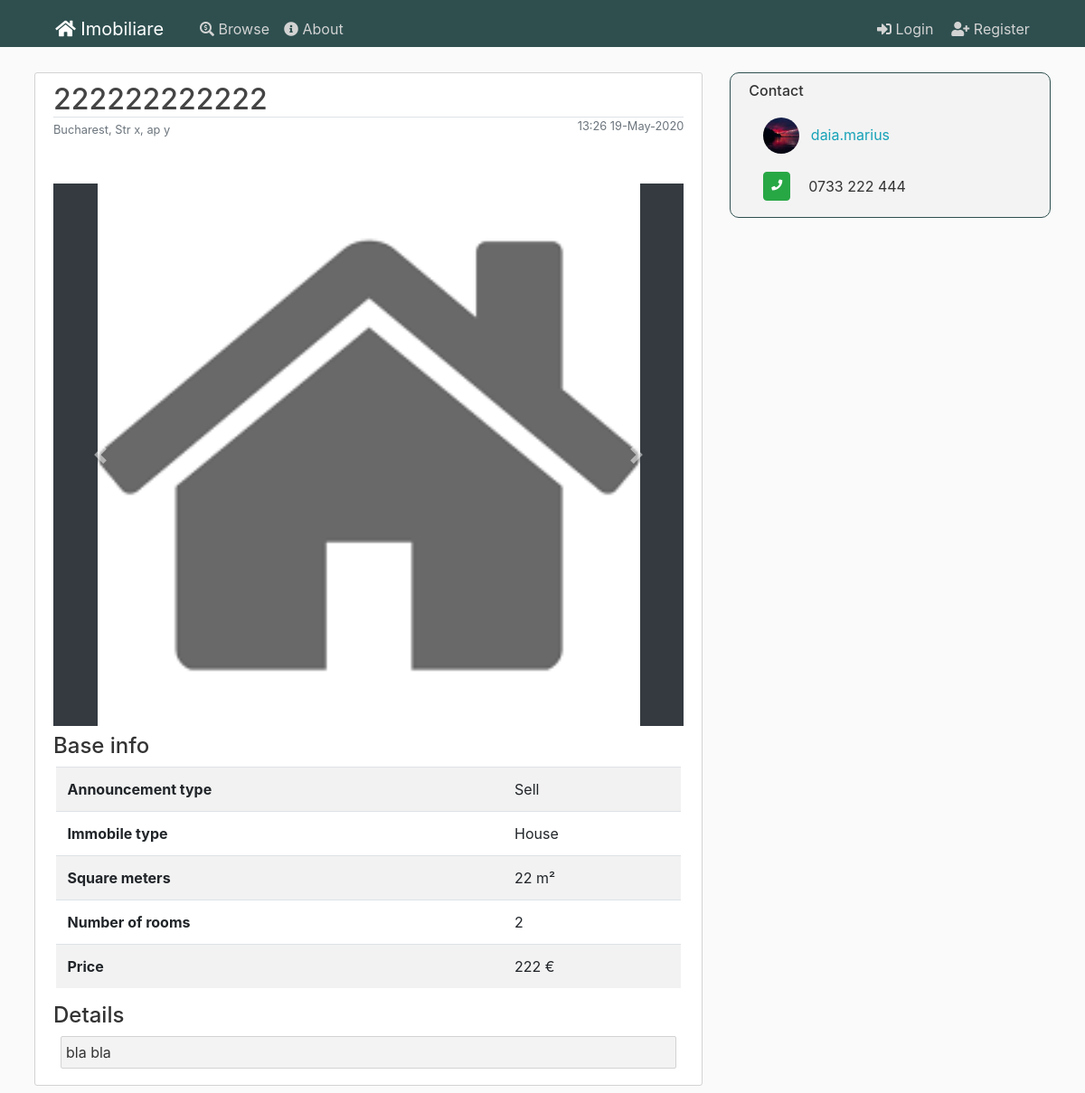
/post/1, run on the app's committed database.
### flaskblog/models.py (models this page shows, shortened)
class Post(db.Model):
    id = db.Column(db.Integer, primary_key=True)
    title = db.Column(db.String(100), nullable=False)
    date_posted = db.Column(db.DateTime, nullable=False, default=datetime.utcnow)
    content = db.Column(db.Text, nullable=False)
    user_id = db.Column(db.Integer, db.ForeignKey('user.id'), nullable=False)
    city_id = db.Column(db.Integer, db.ForeignKey('city.id'), nullable=False)
    anouncement_type = db.Column(db.String(20), nullable=False)
    house_type = db.Column(db.String(20), nullable=False)
    price = db.Column(db.Integer, nullable=False)
    square_meters = db.Column(db.Integer, nullable=False)
    number_rooms = db.Column(db.Integer, nullable=False)
    address = db.Column(db.String(100), nullable=False)
    phonenumber = db.Column(db.String(15), nullable=True)
    post = db.relationship('Image')

class City(db.Model):
    id = db.Column(db.Integer, primary_key=True)
    name = db.Column(db.String(100), nullable=False)
    country_id = db.Column(db.Integer, db.ForeignKey('country.id'), nullable=False)
    country = db.relationship('Country', back_populates="cities")
    posts = db.relationship('Post', backref='city', lazy=True)

class Image(db.Model):
    id = db.Column(db.Integer, primary_key=True)
    name = db.Column(db.String(100), nullable=False)
    post_id = db.Column(db.Integer, db.ForeignKey('post.id'), nullable=False)
    post = db.relationship('Post', backref='images', lazy=True)

class User(db.Model, UserMixin):
    id = db.Column(db.Integer, primary_key=True)
    username = db.Column(db.String(20), unique=True, nullable=False)
    email = db.Column(db.String(120), unique=True, nullable=False)
    image_file = db.Column(db.String(20), nullable=False, default='default.jpg')
    password = db.Column(db.String(60), nullable=False)
    posts = db.relationship('Post', backref='author', lazy=True)

### flaskblog/posts/routes.py (the view)
@posts.route("/post/<int:post_id>")
def post(post_id):
    post = Post.query.get_or_404(post_id)
    images = Image.query.filter_by(post_id=post_id)
    return render_template('post.html',images=images, title=post.title, post=post)

### flaskblog/templates/post.html (shortened to what this page needs)
{% extends "layout.html" %}
{% set active_page = "announcement" %}
{% block content %}
<article class=" content-section">
  <h2 class="article-title border-bottom mb-0">{{ post.title }}</h2>
  <div class="article-metadata mb-5">
    <small class="text-muted">{{post.city.name}}, {{post.address}}</small>
    <small class="text-muted float-right">{{ post.date_posted.strftime('%H:%M %d-%B-%Y') }}</small><br>
  </div>
  <div id="carouselExampleIndicators" class="carousel slide" data-ride="carousel">
    <ol class="carousel-indicators">
      {% for image in images %}
        <li data-target="#carouselExampleIndicators" data-slide-to="{{loop.index-1}}" class="{{ 'active' if loop.index == 1 else '' }}"></li>
      {% endfor %}
    </ol>
    <div class="carousel-inner">
      {% if images.items %}
        {% for image in images %}
          <div class="carousel-item {{ 'active' if loop.index == 1 else '' }}">
            <img class="d-block w-100 post-image" src="/static/post_pics/{{image.name}}">
          </div>
        {% endfor %}
      {% else %}
        <div class="carousel-item active">
          <img class="d-block w-100 post-image" src="/static/defaults/house.png">
        </div>
      {% endif %}
    </div>
    <a class="carousel-control-prev" href="#carouselExampleIndicators" role="button" data-slide="prev">
      <span class="carousel-control-prev-icon" aria-hidden="true"></span>
    </a>
    <a class="carousel-control-next" href="#carouselExampleIndicators" role="button" data-slide="next">
      <span class="carousel-control-next-icon" aria-hidden="true"></span>
    </a>
  </div>
  <h4 class="mt-2">Base info</h4>
  <div class="">
    <table class="table table-striped">
        <tr>
          <th scope="col">Announcement type</th>
          <td class="text-left">{{post.anouncement_type}}</td>
        </tr>
        <tr>
          <th scope="col">Immobile type</th>
          <td>{{post.house_type}}</td>
        </tr>
        <tr>
          <th scope="col">Square meters</th>
          <td>{{post.square_meters}} m²</td>
        </tr>
        <tr>
          <th scope="col">Number of rooms</th>
          <td>{{post.number_rooms}}</td>
        </tr>
        <tr>
          <th scope="col">Price</th>
          <td>{{post.price}} €</td>
        </tr>
    </table>
    <div>
      <h4>Details</h4>
      <div class="check-response-bg m-2">{{post.content}}</div>
    </div>
  </div>
</article>
{% endblock content %}
{% block sidecol %}
  <div class="content-section user-bg">
    <h6>Contact</h6>
    <div class="d-flex">
      <div class="pl-3 pr-5 table-row"
        data-href="{{ url_for('users.user_posts', username=post.author.username) }}">
        <img class="rounded-circle post-account-img" src="/static/profile_pics/{{post.author.image_file}}">
          <a class="ml-2"
          href="{{ url_for('users.user_posts', username=post.author.username) }}">{{ post.author.username }}</a>
      </div>
    </div>
    <div class="d-flex pl-2">
      <a class="btn btn-success badge m-2 p-2"><i class="fas fa-phone"></i></a>
      <p class="p-1 m-2">0733 222 444</p>
    </div>
{% endblock %}

### flaskblog/static/css/main.css (style rules this page uses)
html { font-size: 16px; overflow-x: hidden; }
body { background: var(--bodybackground); color: var(--bodytextcolor); margin-top: 5rem; width: 100%; }
h1, h2, h3, h4, h5, h6 { color: var(--bodytextcolor); }
.content-section { background: var(--white); padding: 10px 20px; border: 1px solid var(--lightgray); border-radius: 3px; margin-bottom: 20px; }
.article-title { color: #444444; }
.post-image { height: 600px; width: auto !important; display: block; margin-left: auto; margin-right: auto; }
.carousel { background-color: var(--dark); }
.article-metadata { padding-bottom: 1px; margin-bottom: 4px; border-bottom: 1px solid #e3e3e3 }
a { color: var(--lightblue); font-size: 1rem; cursor: pointer; }
.post-account-img { height: 40px; width: 40px; margin-right: 20px; margin-bottom: 16px; text-align: center; justify-content: center; padding: 0; margin:0; margin-top:0.75rem; margin-bottom:0.75rem; }
.content-section { overflow: auto ; width:100% !important; overflow-x: hidden !important; }
.check-response-bg { background-color: var(--fadegray); border-radius: 2px; border: 1px solid var(--lightgray); padding: 5px; margin-top: 0; margin-bottom: 0; }
:root { --darkgreen: #2F4F4F; --lightblue: #17a2b8; --dark: #343a40; --lightgreen: #28a745; --darkred: #b00020; --yellow: #ffc107; --white: white; --gray: gray; --lightgray: lightgray; --fadegray: #f3f3f3; --bodybackground: #fafafa; --bodytextcolor: #333333; --blueglow: rgba(41, 137, 167, 0.2); --whiteglow: rgba(254, 255, 205, 0.2); }
.article-metadata { border-bottom: none; }
.content-section { overflow-x: auto !important; }
.badge { color: var(--white) !important; }
.table { width: 99%; margin-left: auto; margin-right: auto; }
.user-bg { background-color:var(--fadegray); border-radius: 10px; border: 1px solid var(--darkgreen); }

### data on the page
Post: title "222222222222", address "Str x, ap y", date_posted "13:26 19-May-2020", anouncement_type "Sell", house_type "House", square_meters "22", number_rooms "2", price "222", content "bla bla"
City: city.name "Bucharest"
User: author.image_file (picture), author.username "daia.marius"
